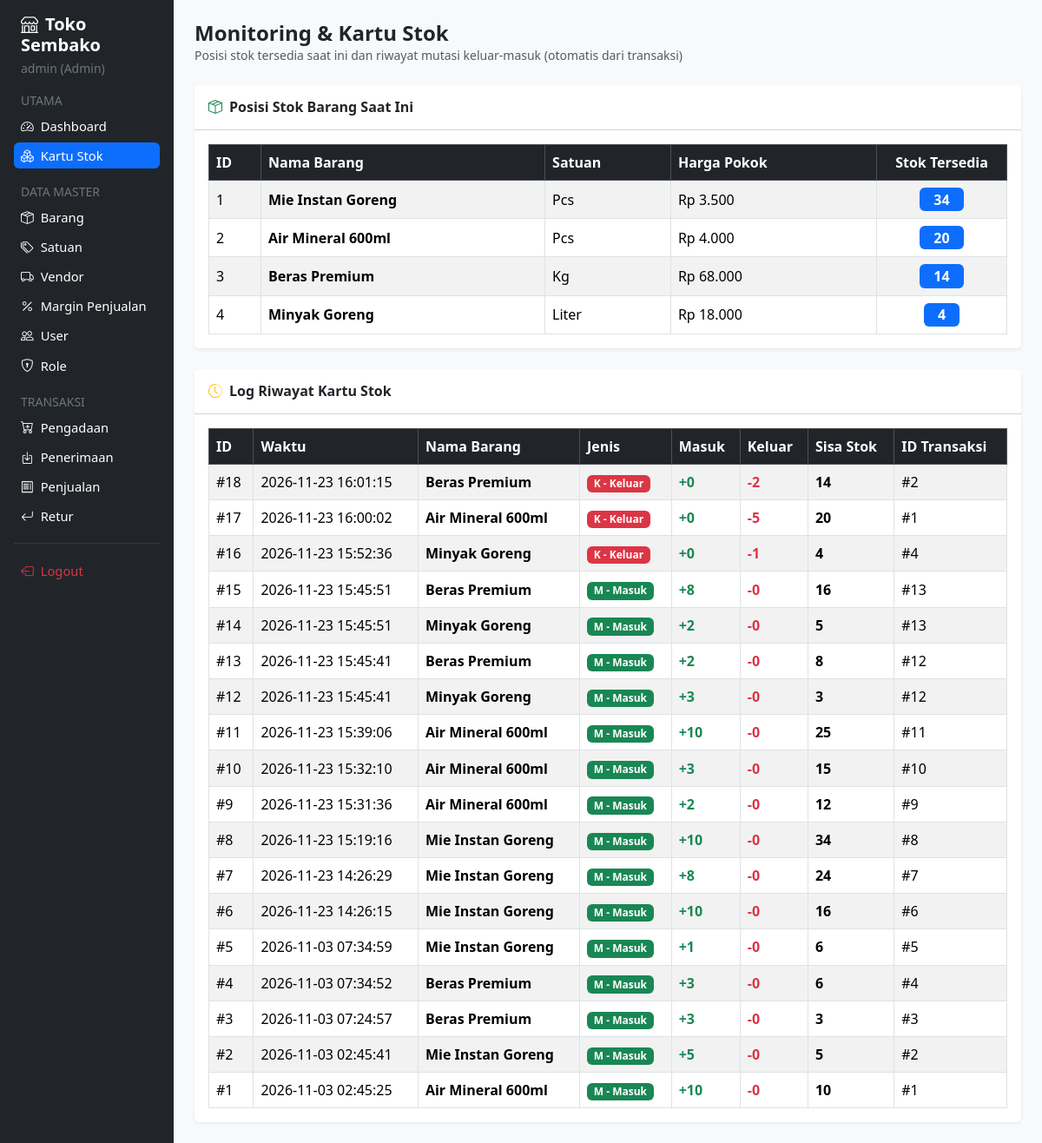
/project_toko_sembako/stok/index.php (signed in), run on an earlier commit of the app's database.
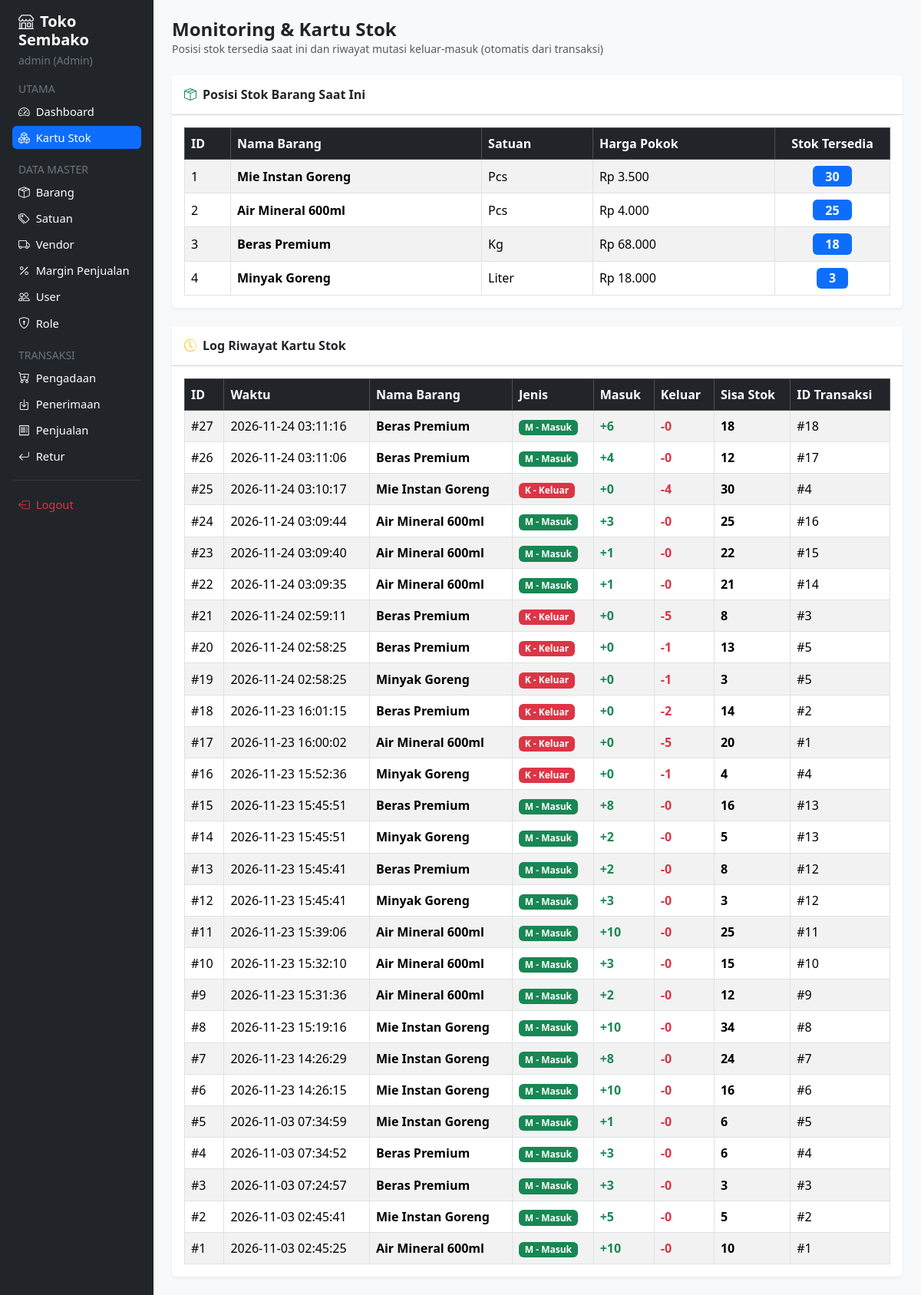
And on a later commit of the database.
### tables this page shows
CREATE TABLE IF NOT EXISTS `barang` (
  `idbarang` int NOT NULL AUTO_INCREMENT,
  `jenis` char(1) DEFAULT NULL,
  `nama` varchar(45) NOT NULL,
  `idsatuan` int NOT NULL,
  `status` tinyint DEFAULT NULL,
  `harga` int DEFAULT NULL,
  PRIMARY KEY (`idbarang`),
  KEY `fk_barang_satuan` (`idsatuan`),
  CONSTRAINT `fk_barang_satuan` FOREIGN KEY (`idsatuan`) REFERENCES `satuan` (`idsatuan`)
);

CREATE TABLE IF NOT EXISTS `satuan` (
  `idsatuan` int NOT NULL AUTO_INCREMENT,
  `nama_satuan` varchar(45) NOT NULL,
  `status` tinyint DEFAULT NULL,
  PRIMARY KEY (`idsatuan`)
);

CREATE TABLE IF NOT EXISTS `kartu_stok` (
  `idkartu_stok` bigint NOT NULL AUTO_INCREMENT,
  `jenis_transaksi` char(1) DEFAULT NULL,
  `masuk` int DEFAULT NULL,
  `keluar` int DEFAULT NULL,
  `stock` int DEFAULT NULL,
  `created_at` timestamp NULL DEFAULT CURRENT_TIMESTAMP,
  `idtransaksi` int DEFAULT NULL,
  `idbarang` int NOT NULL,
  PRIMARY KEY (`idkartu_stok`),
  KEY `fk_kartustok_barang` (`idbarang`),
  CONSTRAINT `fk_kartustok_barang` FOREIGN KEY (`idbarang`) REFERENCES `barang` (`idbarang`)
);

### project_toko_sembako/stok/index.php (the view, shortened to what this page needs)
<?php
$active_menu = "stok";
require_once '../includes/header.php';
$q_stok_barang = mysqli_query($conn, "
    SELECT b.idbarang, b.nama, s.nama_satuan, b.harga, fn_cek_stok_barang(b.idbarang) AS stok_tersedia
    FROM barang b
    LEFT JOIN satuan s ON b.idsatuan = s.idsatuan
    WHERE b.status = 1
    ORDER BY b.idbarang ASC
");
$q_log = mysqli_query($conn, "
    SELECT * FROM v_kartu_stok
    ORDER BY idkartu_stok DESC
");
?>
<div class="mb-4">
    <h4 class="fw-bold mb-0">Monitoring & Kartu Stok</h4>
    <p class="text-muted small mb-0">Posisi stok tersedia saat ini dan riwayat mutasi keluar-masuk (otomatis dari transaksi)</p>
</div>
<div class="card mb-4">
    <div class="card-header bg-white py-3">
        <h6 class="fw-bold mb-0"><i class="bi bi-box-seam me-2 text-success"></i>Posisi Stok Barang Saat Ini</h6>
    </div>
    <div class="card-body table-responsive">
        <table class="table table-striped table-bordered align-middle mb-0">
            <thead class="table-dark">
                <tr>
                    <th style="width: 60px;">ID</th>
                    <th>Nama Barang</th>
                    <th>Satuan</th>
                    <th>Harga Pokok</th>
                    <th class="text-center" style="width: 150px;">Stok Tersedia</th>
                </tr>
            </thead>
            <tbody>
                <?php if ($q_stok_barang && mysqli_num_rows($q_stok_barang) > 0): while ($sb = mysqli_fetch_assoc($q_stok_barang)): ?>
                <tr>
                    <td><?= $sb['idbarang'] ?></td>
                    <td class="fw-semibold"><?= htmlspecialchars($sb['nama']) ?></td>
                    <td><?= htmlspecialchars($sb['nama_satuan'] ?? '-') ?></td>
                    <td>Rp <?= number_format($sb['harga'], 0, ',', '.') ?></td>
                    <td class="text-center">
                        <span class="badge <?= $sb['stok_tersedia'] > 0 ? 'bg-primary' : 'bg-danger' ?> fs-6 px-3">
                            <?= $sb['stok_tersedia'] ?>
                        </span>
                    </td>
                </tr>
                <?php endwhile; else: ?>
                <tr><td colspan="5" class="text-center text-muted py-3">Belum ada data barang aktif.</td></tr>
                <?php endif; ?>
            </tbody>
        </table>
    </div>
</div>
<div class="card">
    <div class="card-header bg-white py-3">
        <h6 class="fw-bold mb-0"><i class="bi bi-clock-history me-2 text-warning"></i>Log Riwayat Kartu Stok</h6>
    </div>
    <div class="card-body table-responsive">
        <table class="table table-striped table-bordered align-middle mb-0">
            <thead class="table-dark">
                <tr>
                    <th>ID</th>
                    <th>Waktu</th>
                    <th>Nama Barang</th>
                    <th>Jenis</th>
                    <th>Masuk</th>
                    <th>Keluar</th>
                    <th>Sisa Stok</th>
                    <th>ID Transaksi</th>
                </tr>
            </thead>
            <tbody>
                <?php if ($q_log && mysqli_num_rows($q_log) > 0): while ($r = mysqli_fetch_assoc($q_log)): ?>
                <tr>
                    <td>#<?= $r['idkartu_stok'] ?></td>
                    <td><?= $r['created_at'] ?></td>
                    <td class="fw-semibold"><?= htmlspecialchars($r['nama_barang']) ?></td>
                    <td>
                        <?php if ($r['jenis_transaksi'] === 'M'): ?>
                            <span class="badge bg-success">M - Masuk</span>
                        <?php else: ?>
                            <span class="badge bg-danger">K - Keluar</span>
                        <?php endif; ?>
                    </td>
                    <td class="text-success fw-semibold">+<?= $r['masuk'] ?></td>
                    <td class="text-danger fw-semibold">-<?= $r['keluar'] ?></td>
                    <td class="fw-bold"><?= $r['stock'] ?></td>
                    <td>#<?= $r['idtransaksi'] ?></td>
                </tr>
                <?php endwhile; else: ?>
                <tr><td colspan="8" class="text-center text-muted py-3">Belum ada riwayat mutasi kartu stok.</td></tr>
                <?php endif; ?>
            </tbody>
        </table>
    </div>
</div>
<?php require_once '../includes/footer.php'; ?>

### project_toko_sembako/includes/header.php (shortened to what this page needs)
<?php
$active_menu = $active_menu ?? '';
$role        = trim(strtolower($_SESSION['nama_role'] ?? ''));
$is_admin  = ($role === 'admin' || $role === 'super admin');
$is_kasir  = ($role === 'kasir');
$is_gudang = ($role === 'staf gudang' || $role === 'staff gudang' || $role === 'gudang');
?>
<!DOCTYPE html>
<html lang="id">
<head>
    <link href="https://cdn.jsdelivr.net/npm/bootstrap@5.3.2/dist/css/bootstrap.min.css" rel="stylesheet">
    <link href="https://cdn.jsdelivr.net/npm/bootstrap-icons@1.11.1/font/bootstrap-icons.css" rel="stylesheet">
    <link href="<?= BASE_URL ?>/assets/css/style.css" rel="stylesheet">
</head>
<body class="bg-light">
<div class="container-fluid">
    <div class="row">
        <nav class="col-md-3 col-lg-2 d-md-block bg-dark text-white sidebar min-vh-100 p-3">
            <h5 class="fw-bold mb-1 px-2"><i class="bi bi-shop me-2"></i>Toko Sembako</h5>
            <div class="small text-secondary px-2 mb-3">
                <?= htmlspecialchars($_SESSION['username']) ?> (<?= htmlspecialchars($_SESSION['nama_role']) ?>)
            </div>
            <div class="small text-uppercase text-secondary px-2 mb-1">Utama</div>
            <a href="<?= BASE_URL ?>/index.php" class="nav-link text-white rounded px-2 py-1 mb-1 <?= $active_menu == 'dashboard' ? 'bg-primary' : '' ?>"><i class="bi bi-speedometer2 me-2"></i>Dashboard</a>
            <a href="<?= BASE_URL ?>/stok/index.php" class="nav-link text-white rounded px-2 py-1 mb-1 <?= $active_menu == 'stok' ? 'bg-primary' : '' ?>"><i class="bi bi-boxes me-2"></i>Kartu Stok</a>
            <?php if ($is_admin || $is_gudang): ?>
                <div class="small text-uppercase text-secondary px-2 mt-3 mb-1">Data Master</div>
                <a href="<?= BASE_URL ?>/barang/index.php" class="nav-link text-white rounded px-2 py-1 mb-1 <?= $active_menu == 'barang' ? 'bg-primary' : '' ?>"><i class="bi bi-box-seam me-2"></i>Barang</a>
                <a href="<?= BASE_URL ?>/satuan/index.php" class="nav-link text-white rounded px-2 py-1 mb-1 <?= $active_menu == 'satuan' ? 'bg-primary' : '' ?>"><i class="bi bi-tags me-2"></i>Satuan</a>
                <a href="<?= BASE_URL ?>/vendor/index.php" class="nav-link text-white rounded px-2 py-1 mb-1 <?= $active_menu == 'vendor' ? 'bg-primary' : '' ?>"><i class="bi bi-truck me-2"></i>Vendor</a>
            <?php endif; ?>
            <?php if ($is_admin): ?>
                <a href="<?= BASE_URL ?>/margin/index.php" class="nav-link text-white rounded px-2 py-1 mb-1 <?= $active_menu == 'margin' ? 'bg-primary' : '' ?>"><i class="bi bi-percent me-2"></i>Margin Penjualan</a>
                <a href="<?= BASE_URL ?>/user/index.php" class="nav-link text-white rounded px-2 py-1 mb-1 <?= $active_menu == 'user' ? 'bg-primary' : '' ?>"><i class="bi bi-people me-2"></i>User</a>
                <a href="<?= BASE_URL ?>/role/index.php" class="nav-link text-white rounded px-2 py-1 mb-1 <?= $active_menu == 'role' ? 'bg-primary' : '' ?>"><i class="bi bi-shield-lock me-2"></i>Role</a>
            <?php endif; ?>
            <div class="small text-uppercase text-secondary px-2 mt-3 mb-1">Transaksi</div>
            <?php if ($is_admin || $is_gudang): ?>
                <a href="<?= BASE_URL ?>/pengadaan/index.php" class="nav-link text-white rounded px-2 py-1 mb-1 <?= $active_menu == 'pengadaan' ? 'bg-primary' : '' ?>"><i class="bi bi-cart-plus me-2"></i>Pengadaan</a>
                <a href="<?= BASE_URL ?>/penerimaan/index.php" class="nav-link text-white rounded px-2 py-1 mb-1 <?= $active_menu == 'penerimaan' ? 'bg-primary' : '' ?>"><i class="bi bi-box-arrow-in-down me-2"></i>Penerimaan</a>
            <?php endif; ?>
            <?php if ($is_admin || $is_kasir): ?>
                <a href="<?= BASE_URL ?>/penjualan/index.php" class="nav-link text-white rounded px-2 py-1 mb-1 <?= $active_menu == 'penjualan' ? 'bg-primary' : '' ?>"><i class="bi bi-receipt me-2"></i>Penjualan</a>
            <?php endif; ?>
            <?php if ($is_admin || $is_gudang): ?>
                <a href="<?= BASE_URL ?>/retur/index.php" class="nav-link text-white rounded px-2 py-1 mb-1 <?= $active_menu == 'retur' ? 'bg-primary' : '' ?>"><i class="bi bi-arrow-return-left me-2"></i>Retur</a>
            <?php endif; ?>
            <hr class="border-secondary">
            <a href="<?= BASE_URL ?>/logout.php" class="nav-link text-danger rounded px-2 py-1"><i class="bi bi-box-arrow-left me-2"></i>Logout</a>
        </nav>
        <main class="col-md-9 col-lg-10 p-4">

### project_toko_sembako/includes/footer.php (shortened to what this page needs)
        </main>
    </div>
</div>
</body>
</html>

### project_toko_sembako/assets/css/style.css (style rules this page uses)
.sidebar .nav-link { font-size: 0.92rem; transition: background-color 0.15s ease; }
.card { border: none; box-shadow: 0 0.125rem 0.25rem rgba(0, 0, 0, 0.06); }

What changed in the data, as far as the page shows it:
computed for barang "Mie Instan Goreng": stok_tersedia "34" → "30"
computed for barang "Air Mineral 600ml": stok_tersedia "20" → "25"
computed for barang "Beras Premium": stok_tersedia "14" → "18"
computed for barang "Minyak Goreng": stok_tersedia "4" → "3"
added kartu_stok: idkartu_stok "27", created_at "2026-11-24 03:11:16", nama_barang "Beras Premium", jenis_transaksi "M - Masuk", masuk "6", keluar "0", stock "18", idtransaksi "18"
added kartu_stok: idkartu_stok "26", created_at "2026-11-24 03:11:06", nama_barang "Beras Premium", jenis_transaksi "M - Masuk", masuk "4", keluar "0", stock "12", idtransaksi "17"
added kartu_stok: idkartu_stok "25", created_at "2026-11-24 03:10:17", nama_barang "Mie Instan Goreng", jenis_transaksi "K - Keluar", masuk "0", keluar "4", stock "30", idtransaksi "4"
added kartu_stok: idkartu_stok "24", created_at "2026-11-24 03:09:44", nama_barang "Air Mineral 600ml", jenis_transaksi "M - Masuk", masuk "3", keluar "0", stock "25", idtransaksi "16"
added kartu_stok: idkartu_stok "23", created_at "2026-11-24 03:09:40", nama_barang "Air Mineral 600ml", jenis_transaksi "M - Masuk", masuk "1", keluar "0", stock "22", idtransaksi "15"
added kartu_stok: idkartu_stok "22", created_at "2026-11-24 03:09:35", nama_barang "Air Mineral 600ml", jenis_transaksi "M - Masuk", masuk "1", keluar "0", stock "21", idtransaksi "14"
added kartu_stok: idkartu_stok "21", created_at "2026-11-24 02:59:11", nama_barang "Beras Premium", jenis_transaksi "K - Keluar", masuk "0", keluar "5", stock "8", idtransaksi "3"
added kartu_stok: idkartu_stok "20", created_at "2026-11-24 02:58:25", nama_barang "Beras Premium", jenis_transaksi "K - Keluar", masuk "0", keluar "1", stock "13", idtransaksi "5"
added kartu_stok: idkartu_stok "19", created_at "2026-11-24 02:58:25", nama_barang "Minyak Goreng", jenis_transaksi "K - Keluar", masuk "0", keluar "1", stock "3", idtransaksi "5"
